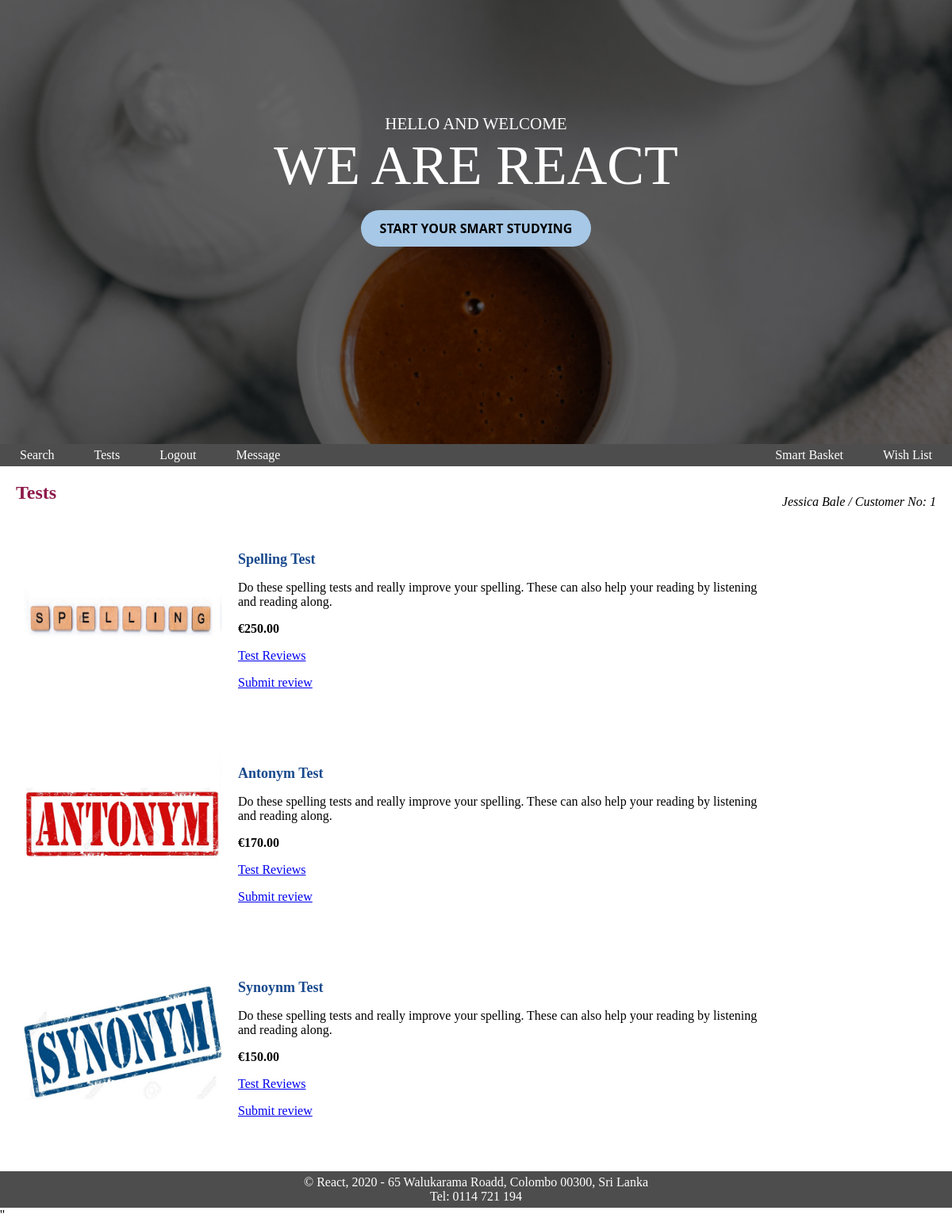
The page /products.php (signed in) on the database its author committed.
### tables this page shows
CREATE TABLE IF NOT EXISTS tests (
    testId INT(4) NOT NULL AUTO_INCREMENT,
    testName VARCHAR(30) NOT NULL,
    testPicNameSmall VARCHAR(100) NOT NULL,
    testPicNameLarge VARCHAR(100) NOT NULL,
    testDescripShort VARCHAR(1000) NULL,
    testDescripLong VARCHAR(3000) NULL,
    testPrice DECIMAL(6, 2) NOT NULL,
    CONSTRAINT proid_product_pk PRIMARY KEY (testId),
    CONSTRAINT prodname_product_unique UNIQUE (testName)
  );

### products.php (the view, shortened to what this page needs)
<?php
include("db.php");
echo "<link rel=stylesheet type=text/css href=mystylesheet.css>";
$pagename = "Tests";
echo "<body>";
include("detectlogin.php");
echo "<h4>" . $pagename . "</h4>";
if (isset($_GET['searchValue']) && isset($_GET['searchBy']) && isset( $_GET['sortBy']) && isset($_GET['searchType'])) {
    $searchValue = $_GET['searchValue'];
    $searchCategory = $_GET['searchBy'];
    $sortOrder = $_GET['sortBy'];
    $searchType = $_GET['searchType'];
    if ($searchType == 'exact') {
        $SQL = "SELECT `testId`, `testName`, `testPicNameSmall`, `testPicNameLarge`, `testDescripShort`, `testDescripLong`, `testPrice` FROM `tests` WHERE ".$searchCategory."=".$searchValue." ";
        $exeSQL = mysqli_query($conn, $SQL) or die(mysqli_error($conn));
        echo "<table style='border: 0px'>";
        while ($arrayp = mysqli_fetch_array($exeSQL)) {
            if ($arrayp == null) {
                echo "<p><h5>No tests available!</h5>";
            } else {
                echo "<tr>";
                echo "<td style='border: 0px'>";
                echo "<a href=prodbuy.php?u_prod_id=" . $arrayp['testId'] . "&view=yes>";
                echo "<img src=images/" .$arrayp['testPicNameSmall']. " height=250 width=250>";
                echo "</a>";
                echo "</td>";
                echo "<td style='border: 0px'>";
                echo "<p><h5>" . $arrayp['testName'] . "</h5>";
                echo "<p>" . $arrayp['testDescripShort'];
                echo "<p><b>&euro;" . $arrayp['testPrice'] . "</b>";
                echo "<p><a href=ratings.php?u_prodid=" . $arrayp['testId'] . ">Test Reviews</a></p>";
                echo "<p><a href=rating_form.php?u_prodid=" . $arrayp['testId'] . ">Submit review</a></p>";
                echo "</td>";
                echo "</tr>";
            }
        }
        echo "</table>";
    }else{
        $SQL = "SELECT `testId`, `testName`, `testPicNameSmall`, `testPicNameLarge`, `testDescripShort`, `testDescripLong`, `testPrice` FROM `tests` WHERE ".$searchCategory." LIKE '%".$searchValue."%'";
        $exeSQL = mysqli_query($conn, $SQL) or die(mysqli_error($conn));
        echo "<table style='border 0px'>";
        while ($arrayp = mysqli_fetch_array($exeSQL)) {
            if ($arrayp == null) {
                echo "<p><h5>No tests available!</h5>";
            } else{
                echo "<tr>";
                echo "<td style='border: 0px'>";
                echo "<a href=prodbuy.php?u_prod_id=" . $arrayp['testId'] . "&view=yes>";
                echo "<img src=images/" .$arrayp['testPicNameSmall']. " height=250 width=250>";
                echo "</a>";
                echo "</td>";
                echo "<td style='border: 0px'>";
                echo "<p><h5>" . $arrayp['testName'] . "</h5>";
                echo "<p>" . $arrayp['testDescripShort'];
                echo "<p><b>&euro;" . $arrayp['testPrice'] . "</b>";
                echo "<p><a href=ratings.php?u_prodid=" . $arrayp['testId'] . ">Test Reviews</a></p>";
                echo "<p><a href=rating_form.php?u_prodid=" . $arrayp['testId'] . ">Submit review</a></p>";
                echo "</td>";
                echo "</tr>";
            }
        }
    }
        echo "</table>";
} else {
    $SQL = "select testId, testName, testPicNameSmall, testDescripShort, testPrice from tests";
    $exeSQL = mysqli_query($conn, $SQL) or die(mysqli_error($conn));
    echo "<table style='border: 0px'>";
    while ($arrayp = mysqli_fetch_array($exeSQL)) {
            echo "<tr>";
                echo "<td style='border: 0px'>";
                echo "<a href=prodbuy.php?u_prod_id=" . $arrayp['testId'] . "&view=yes>";
                echo "<img src=images/" .$arrayp['testPicNameSmall']. " height=250 width=250>";
                echo "</a>";
                echo "</td>";
                echo "<td style='border: 0px'>";
                echo "<p><h5>" . $arrayp['testName'] . "</h5>";
                echo "<p>" . $arrayp['testDescripShort'];
                echo "<p><b>&euro;" . $arrayp['testPrice'] . "</b>";
                echo "<p><a href=ratings.php?u_prodid=" . $arrayp['testId'] . ">Test Reviews</a></p>";
                echo "<p><a href=rating_form.php?u_prodid=" . $arrayp['testId'] . ">Submit review</a></p>";
                echo "</td>";
                echo "</tr>";
    }
    echo "</table>";
}
echo "</body>";
?>''

### mystylesheet.css (style rules this page uses)
body { background-image: url("background_img.png"); }
#navigation { float: left; width: 100%; background: #4d4d4d; }
#navigation ul { margin: 0; padding: 0; }
#navigation ul li { list-style-type: none; display: inline; }
#navigation li a { display: block; float: left; padding: 5px 25px; color: #FFF; text-decoration: none; border-right: 0px solid#fff; }
#content { clear: left; padding: 20px; }
#content h4 { color:#8d194a; font-size: 24; margin: 0 0 .5em; }
#content h5 { color:#194a8d; font-size: 18; margin: 0 0 .5em; }
#footer { background:#4d4d4d; text-align: center; padding: 5px; color: #fff; }
table, th, td { border-collapse: collapse; border: 2px solid #4a8d19; }
td { padding:10px; text-align:left; color:#000000; }
html, body { height: 100vh; width: 100%; background-image: url("background_img.png"); padding: 0; margin: 0; }
.background { position: relative; text-align: center; color: white; height: 70%; width: 100%; background-image: url(./images/homepage.jpg); background-size: cover; overflow: hidden; background-repeat: no-repeat; background-attachment: fixed; }
.background-layer { background: rgba(0, 0, 0, 0.6); height: 100%; }
.brandname { position: absolute; color: #000000; text-align: center; font-family: Teen, Futura; color: #fff; margin-top: 0%; font-size: 70px; width: 100%; }
.brandtext { font-size: 21px; margin: 0%; text-align: center; padding: 12% 10% 0% 10%; font-family: grotesk, Futura; font-weight: normal; color: #fff; }
.button { border: none; color: black; border-radius: 30px; padding: 1% 2%; text-align: center; text-decoration: none; display: inline-block; font-size: 16px; margin-top: 8%; cursor: pointer; transition-duration: 0.4s; font-family: "Segoe UI", Tahoma, Geneva, Verdana, sans-serif; font-weight: bold; }
.brand-button { background: #a7c8e6; }

### rows shown on the page
tests: testPicNameSmall (picture), testName "Spelling Test", testDescripShort "Do these spelling tests and really improve your spelling. These can also help your reading by listening and reading along.", testPrice "250.00"
tests: testPicNameSmall (picture), testName "Antonym Test", testDescripShort "Do these spelling tests and really improve your spelling. These can also help your reading by listening and reading along.", testPrice "170.00"
tests: testPicNameSmall (picture), testName "Synoynm Test", testDescripShort "Do these spelling tests and really improve your spelling. These can also help your reading by listening and reading along.", testPrice "150.00"

### other values the page prints
$_SESSION['fname'] "Jessica"
$_SESSION['sname'] "Bale"
$_SESSION["user_type"] "Customer"
$_SESSION['userid'] "1"
$pagename "Tests"
